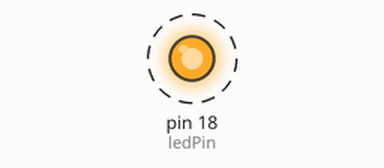
Simulated run of this sketch. Board: Arduino Uno, built with avr-gcc and run on an emulated ATmega328P. Shown: output pins drawn as LEDs (lit = HIGH). Dashed ring = blinking.

Above: at 0.5 s.
Timing chart, 0 to 4.6 s (numbered marks = the images above):
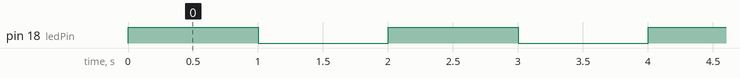

The sketch:

sketch_feb14a.ino
```cpp
int ledPin = 18;

void setup() {
  pinMode(ledPin,OUTPUT);
}

void loop() {
  digitalWrite(ledPin,1);
  delay(1000);
  digitalWrite(ledPin,0);
  delay(1000);
}
```

Measured:
- by itself, pin 18 (ledPin): alternates HIGH for 1.0 s and LOW for 1.0 s
